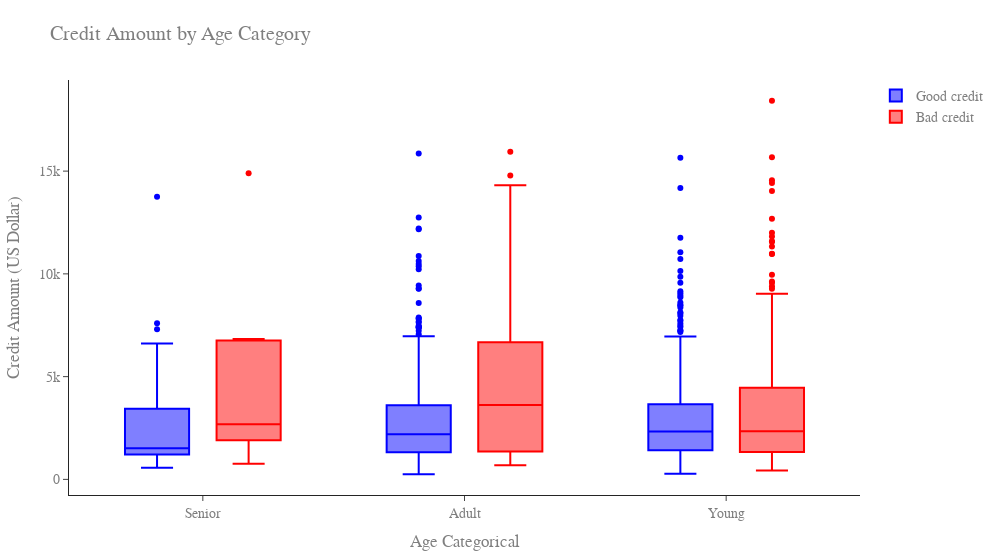

Notebook code cell kept with this figure:
### Code cell
trace0 = go.Box(
    y=df_good["Credit amount"],
    x=df_good["Age_cat"],
    name='Good credit',
    marker=dict(
        color='blue'
    )
)

trace1 = go.Box(
    y=df_bad['Credit amount'],
    x=df_bad['Age_cat'],
    name='Bad credit',
    marker=dict(
        color='red'
    )
)
    
data = [trace0, trace1]

layout = go.Layout(
    yaxis=dict(
        title='Credit Amount (US Dollar)',
        zeroline=False
    ),
    xaxis=dict(
        title='Age Categorical'
    ),
    boxmode='group',
    title='Credit Amount by Age Category',
    font=dict(
        family="Arial, sans-serif",
        size=14,
        color="#7f7f7f"
    ),
    margin=dict(
        l=30,
        r=30,
        b=30,
        t=80
    ),
    showlegend=True,
    template="simple_white",
    width=1000
)

fig = go.Figure(data=data, layout=layout)
fig.show()

### Figure 1 — Plotly figure (JSON) as saved in the notebook; plotly's stock layout.template omitted (floating-point values rounded to 4 significant figures; data arrays with more than 128 entries replaced by an {"elided": "..."} marker saying what was removed)
{"data": [{"marker": {"color": "blue"}, "name": "Good credit", "type": "box", "x": {"elided": "700 str values"}, "y": {"elided": "700 int values"}}, {"marker": {"color": "red"}, "name": "Bad credit", "type": "box", "x": {"elided": "300 str values"}, "y": {"elided": "300 int values"}}], "layout": {"boxmode": "group", "font": {"color": "#7f7f7f", "family": "Arial, sans-serif", "size": 14}, "margin": {"b": 30, "l": 30, "r": 30, "t": 80}, "showlegend": true, "title": {"text": "Credit Amount by Age Category"}, "width": 1000, "xaxis": {"title": {"text": "Age Categorical"}}, "yaxis": {"title": {"text": "Credit Amount (US Dollar)"}, "zeroline": false}}}
